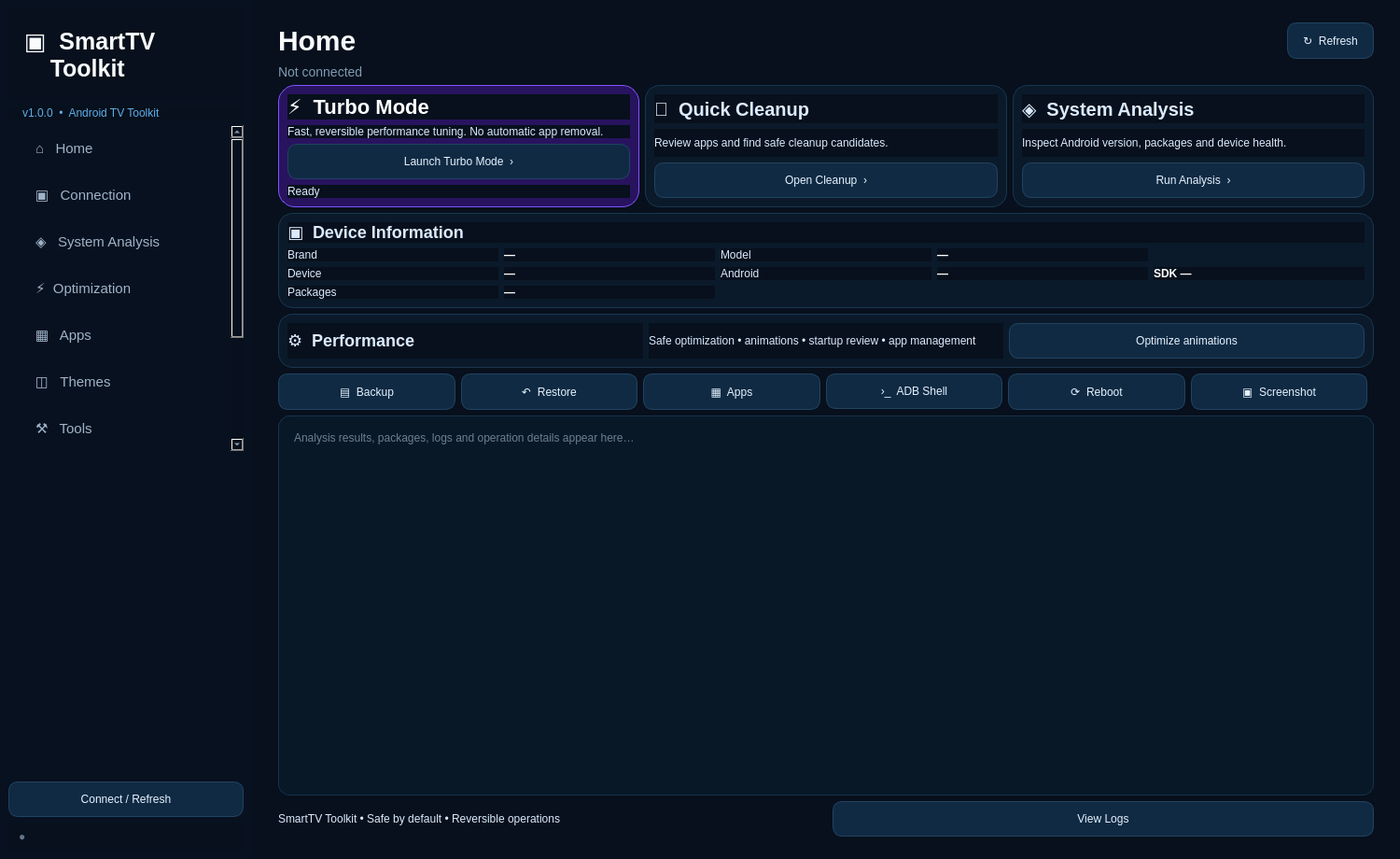
<?xml version="1.0" encoding="UTF-8"?>
<ui version="4.0">
 <class>Main</class>
 <widget class="QWidget" name="Main">
  <property name="geometry"><rect><x>0</x><y>0</y><width>1500</width><height>920</height></rect></property>
  <property name="windowTitle"><string>SmartTV Toolkit</string></property>
  <property name="styleSheet"><string>QWidget{background:#07101c;color:#dbeafe;font-family:"Segoe UI";} QFrame#sidebar{background:#08111f;} QLabel{color:#dbeafe;} QListWidget{background:transparent;border:0;color:#9fb3c8;font-size:15px;} QListWidget::item{padding:14px 18px;margin:2px 8px;border-radius:10px;} QListWidget::item:selected{background:#0b72d1;color:white;} QPushButton{background:#102a43;color:#e5f3ff;border:1px solid #214361;border-radius:10px;padding:11px 16px;} QPushButton:hover{background:#12416a;} QFrame#turboCard{background:#28135f;border:1px solid #8054ff;border-radius:18px;} QFrame#cleanCard,QFrame#analysisCard,QFrame#deviceCard,QFrame#performanceCard{background:#0b1a2a;border:1px solid #183650;border-radius:16px;} QPlainTextEdit{background:#081827;color:#cfe6fa;border:1px solid #17324c;border-radius:12px;padding:12px;}</string></property>
  <layout class="QHBoxLayout" name="root"><property name="spacing"><number>0</number></property><property name="leftMargin"><number>0</number></property><property name="topMargin"><number>0</number></property><property name="rightMargin"><number>0</number></property><property name="bottomMargin"><number>0</number></property>
   <item>
    <widget class="QFrame" name="sidebar">
     <property name="minimumSize"><size><width>270</width><height>0</height></size></property><property name="maximumSize"><size><width>270</width><height>16777215</height></size></property>
     <layout class="QVBoxLayout" name="sideLayout">
      <item><widget class="QLabel" name="logo"><property name="text"><string>▣  SmartTV
    Toolkit</string></property><property name="styleSheet"><string>font-size:25px;font-weight:700;color:#f8fafc;padding:20px 10px;</string></property></widget></item>
      <item><widget class="QLabel" name="version"><property name="text"><string>v1.0.0  •  Android TV Toolkit</string></property><property name="styleSheet"><string>color:#5eaeea;padding-left:12px;</string></property></widget></item>
      <item><widget class="QListWidget" name="nav"><item><property name="text"><string>⌂   Home</string></property></item><item><property name="text"><string>▣   Connection</string></property></item><item><property name="text"><string>◈   System Analysis</string></property></item><item><property name="text"><string>⚡  Optimization</string></property></item><item><property name="text"><string>▦   Apps</string></property></item><item><property name="text"><string>◫   Themes</string></property></item><item><property name="text"><string>⚒   Tools</string></property></item><item><property name="text"><string>▤   Backups</string></property></item><item><property name="text"><string>☷   Logs</string></property></item></widget></item>
      <item><spacer name="sideSpacer"><property name="orientation"><enum>Qt::Vertical</enum></property><property name="sizeHint"><size><width>20</width><height>40</height></size></property></spacer></item>
      <item><widget class="QPushButton" name="connectButton"><property name="text"><string>Connect / Refresh</string></property></widget></item>
      <item><widget class="QLabel" name="statusDot"><property name="text"><string>●</string></property><property name="styleSheet"><string>color:#64748b;padding:8px;</string></property></widget></item>
     </layout>
    </widget>
   </item>
   <item>
    <widget class="QFrame" name="content">
     <layout class="QVBoxLayout" name="contentLayout"><property name="leftMargin"><number>28</number></property><property name="topMargin"><number>24</number></property><property name="rightMargin"><number>28</number></property><property name="bottomMargin"><number>24</number></property>
      <item><layout class="QHBoxLayout" name="header"><item><widget class="QLabel" name="pageTitle"><property name="text"><string>Home</string></property><property name="styleSheet"><string>font-size:30px;font-weight:700;color:#f8fafc;</string></property></widget></item><item><spacer name="headerSpacer"><property name="orientation"><enum>Qt::Horizontal</enum></property><property name="sizeHint"><size><width>40</width><height>20</height></size></property></spacer></item><item><widget class="QPushButton" name="refreshButton"><property name="text"><string>↻  Refresh</string></property></widget></item></layout></item>
      <item><widget class="QLabel" name="statusLabel"><property name="text"><string>Not connected</string></property><property name="styleSheet"><string>color:#7f9ab3;font-size:14px;</string></property></widget></item>
      <item><layout class="QHBoxLayout" name="hero">
       <item><widget class="QFrame" name="turboCard"><layout class="QVBoxLayout" name="turboLayout"><item><widget class="QLabel" name="turboTitle"><property name="text"><string>⚡  Turbo Mode</string></property><property name="styleSheet"><string>font-size:22px;font-weight:700;color:white;</string></property></widget></item><item><widget class="QLabel" name="turboText"><property name="text"><string>Fast, reversible performance tuning. No automatic app removal.</string></property><property name="wordWrap"><bool>true</bool></property></widget></item><item><widget class="QPushButton" name="turboButton"><property name="text"><string>Launch Turbo Mode  ›</string></property></widget></item><item><widget class="QLabel" name="turboState"><property name="text"><string>Ready</string></property></widget></item></layout></widget></item>
       <item><widget class="QFrame" name="cleanCard"><layout class="QVBoxLayout" name="cleanLayout"><item><widget class="QLabel" name="cleanTitle"><property name="text"><string>🧹  Quick Cleanup</string></property><property name="styleSheet"><string>font-size:20px;font-weight:700;</string></property></widget></item><item><widget class="QLabel" name="cleanText"><property name="text"><string>Review apps and find safe cleanup candidates.</string></property><property name="wordWrap"><bool>true</bool></property></widget></item><item><widget class="QPushButton" name="cleanButton"><property name="text"><string>Open Cleanup  ›</string></property></widget></item></layout></widget></item>
       <item><widget class="QFrame" name="analysisCard"><layout class="QVBoxLayout" name="analysisLayout"><item><widget class="QLabel" name="analysisTitle"><property name="text"><string>◈  System Analysis</string></property><property name="styleSheet"><string>font-size:20px;font-weight:700;</string></property></widget></item><item><widget class="QLabel" name="analysisText"><property name="text"><string>Inspect Android version, packages and device health.</string></property><property name="wordWrap"><bool>true</bool></property></widget></item><item><widget class="QPushButton" name="analyzeButton"><property name="text"><string>Run Analysis  ›</string></property></widget></item></layout></widget></item>
      </layout></item>
      <item><widget class="QFrame" name="deviceCard"><layout class="QGridLayout" name="deviceGrid"><item row="0" column="0" colspan="5"><widget class="QLabel" name="deviceTitle"><property name="text"><string>▣  Device Information</string></property><property name="styleSheet"><string>font-size:18px;font-weight:700;</string></property></widget></item><item row="1" column="0"><widget class="QLabel" name="brandCaption"><property name="text"><string>Brand</string></property></widget></item><item row="1" column="1"><widget class="QLabel" name="brandValue"><property name="text"><string>—</string></property><property name="styleSheet"><string>font-weight:700;color:white;</string></property></widget></item><item row="1" column="2"><widget class="QLabel" name="modelCaption"><property name="text"><string>Model</string></property></widget></item><item row="1" column="3"><widget class="QLabel" name="modelValue"><property name="text"><string>—</string></property><property name="styleSheet"><string>font-weight:700;color:white;</string></property></widget></item><item row="2" column="0"><widget class="QLabel" name="deviceCaption"><property name="text"><string>Device</string></property></widget></item><item row="2" column="1"><widget class="QLabel" name="deviceValue"><property name="text"><string>—</string></property><property name="styleSheet"><string>font-weight:700;color:white;</string></property></widget></item><item row="2" column="2"><widget class="QLabel" name="androidCaption"><property name="text"><string>Android</string></property></widget></item><item row="2" column="3"><widget class="QLabel" name="androidValue"><property name="text"><string>—</string></property><property name="styleSheet"><string>font-weight:700;color:white;</string></property></widget></item><item row="2" column="4"><widget class="QLabel" name="sdkValue"><property name="text"><string>SDK —</string></property><property name="styleSheet"><string>font-weight:700;color:white;</string></property></widget></item><item row="3" column="0"><widget class="QLabel" name="packageCaption"><property name="text"><string>Packages</string></property></widget></item><item row="3" column="1"><widget class="QLabel" name="packageValue"><property name="text"><string>—</string></property><property name="styleSheet"><string>font-weight:700;color:white;</string></property></widget></item></layout></widget></item>
      <item><widget class="QFrame" name="performanceCard"><layout class="QHBoxLayout" name="performanceLayout"><item><widget class="QLabel" name="memoryTitle"><property name="text"><string>⚙  Performance</string></property><property name="styleSheet"><string>font-size:18px;font-weight:700;</string></property></widget></item><item><widget class="QLabel" name="memoryText"><property name="text"><string>Safe optimization • animations • startup review • app management</string></property></widget></item><item><widget class="QPushButton" name="animationsButton"><property name="text"><string>Optimize animations</string></property></widget></item></layout></widget></item>
      <item><layout class="QHBoxLayout" name="actions"><item><widget class="QPushButton" name="backupButton"><property name="text"><string>▤  Backup</string></property></widget></item><item><widget class="QPushButton" name="restoreButton"><property name="text"><string>↶  Restore</string></property></widget></item><item><widget class="QPushButton" name="appsButton"><property name="text"><string>▦  Apps</string></property></widget></item><item><widget class="QPushButton" name="shellButton"><property name="text"><string>›_  ADB Shell</string></property></widget></item><item><widget class="QPushButton" name="rebootButton"><property name="text"><string>⟳  Reboot</string></property></widget></item><item><widget class="QPushButton" name="screenshotButton"><property name="text"><string>▣  Screenshot</string></property></widget></item><item><spacer name="actionSpacer"><property name="orientation"><enum>Qt::Horizontal</enum></property></spacer></item></layout></item>
      <item><widget class="QPlainTextEdit" name="output"><property name="placeholderText"><string>Analysis results, packages, logs and operation details appear here…</string></property></widget></item>
      <item><layout class="QHBoxLayout" name="bottom"><item><widget class="QLabel" name="footer"><property name="text"><string>SmartTV Toolkit • Safe by default • Reversible operations</string></property></widget></item><item><spacer name="bottomSpacer"><property name="orientation"><enum>Qt::Horizontal</enum></property></spacer></item><item><widget class="QPushButton" name="logButton"><property name="text"><string>View Logs</string></property></widget></item></layout></item>
     </layout>
    </widget>
   </item>
  </layout>
 </widget>
 <resources/>
 <connections/>
</ui>
